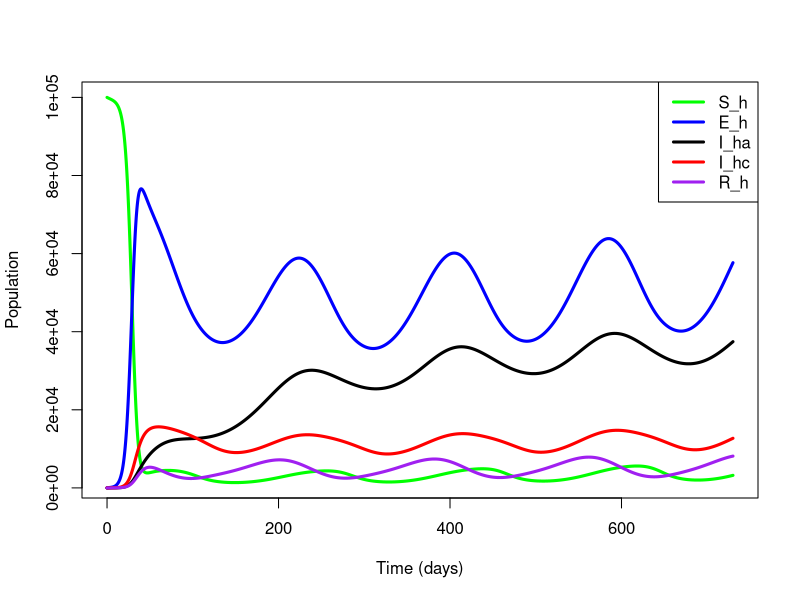
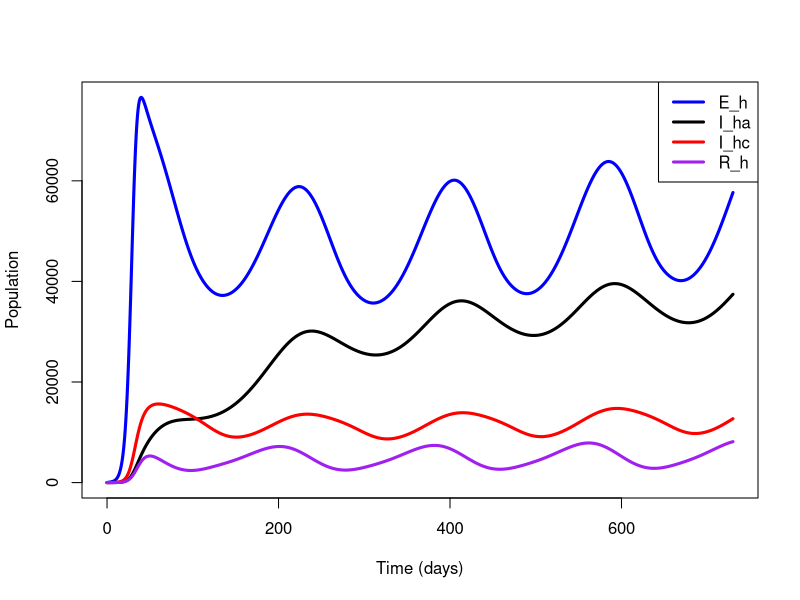
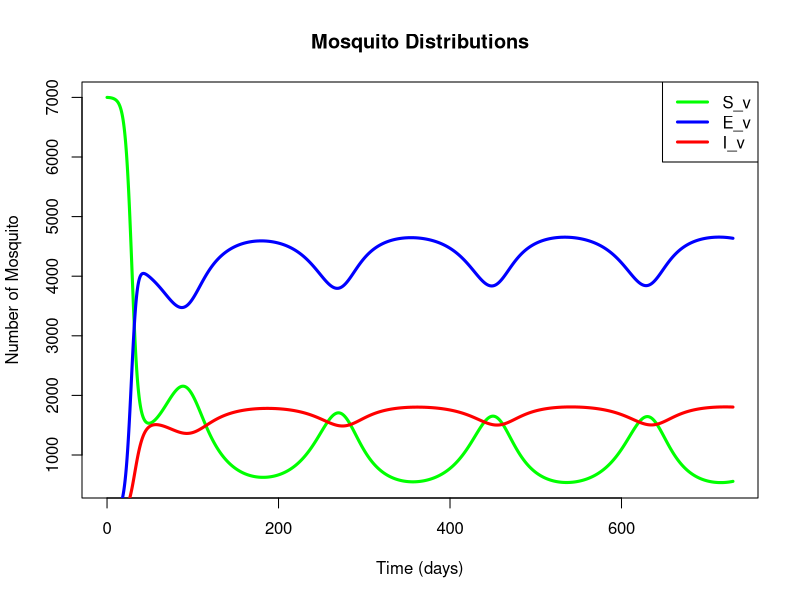

Write R code to recreate these figures, in order.
###### Mustafa Mahmoud B. G. Alseed ###############################################################
###################################################################################################
#### LF-simulation of SEIR Model for humans and mosquito vectors ####################################
###################################################################################################

# The script is for simulating the SEIR model for lymphatic filarisis (with and without interventions), and plotting the infected states for the human population with time, considering the forces of infection, initial values and parameter  
# For the numerical solution we used the library "deSolve"

# Import the library "deSolve"
library(deSolve)

# Equations of the simulated model 
seir_LF <- function(times, start, parms)  {
  with(as.list(c(parms, start)), {   
    #X represents the set of initial values,t represents times and parms is a list of parameters
    amp = exp(logamp) # amplitude of the seasonality function
    #phi = exp(logphi) # phase angle of the seasonality function
    
    # For humans
    season <- ( 1 + amp*cos(2*pi*times/180))#*exp(-m)
    Nh=(Sh+Eh+Iha+Ihc+Rh)
    lambdah = (b*qv*Iv)/Nh  # the force of infection for humans 
    
    # For mosquitoes 
    Nv=(Sv+Ev+Iv)
    lambdav = b*qh*(Iha + Ihc)/Nh   # the force of infection for vectors
    
    #sub-System for human population
    dSh= betah + f*Rh - lambdah*Sh*season - muh*Sh 
    dEh= lambdah*Sh*season - (1 - p)*x*Eh - muh*Eh - p*x*Eh
    dIha= (1 - p)*x*Eh*season - z*Iha - (muh + dh)*Iha 
    dIhc= (p*x*Eh - r*k*Ihc - (muh + dh)*Ihc + (1 - r)*k*Ihc)*season
    dRh= r*k*Ihc*season + z*Iha - f*Rh - muh*Rh
    
    #sub-System for mosquito population
    dSv= betav - lambdav*Sv*season - muv*Sv 
    dEv= lambdav*Sv*season - muv*Ev - epsilon*Ev
    dIv= epsilon*Ev - muv*Iv 
    
    output <- c(dSh,dEh,dIha,dIhc,dRh,dSv,dEv,dIv)
    
    list(output)
  })
}

# The initial values
start<-c(Sh=100000, Eh = 0 ,Iha=1,Ihc=1,Rh=0,Sv=7000, Ev=0, Iv = 1)

# The parameters 
parms <- c(betah = 25.00, betav = 1000, muh = 0.00099, 
           dh = 0.0001, muv = 0.1429, b = 250, qh = 0.01,
           qv = 0.1, x = 0.0238, z = 0.0054, 
           p = 0.8, r = 0.9, k = 0.1, f = 0.238, epsilon = 0.0555, m=0.4) ## vary m from 0.04 to 0.4

logamp   = log(0.6) #amplitude of seasonal function
#logphi   = log(2.9) #phase angle of seasonal fuction

# vector of timesteps
times <- seq(0, 730, 1/30)  

run<-ode(times=times, y=start, func=seir_LF,parms=parms)    
#start=at what stage do you want the model to start?

# Viewing results of numerical solution for all the compartments (optional)
#View(run)


#par(mfrow=c(2,2))

# Plot for all humans population (optional)
plot(times,run[,2], col="green",lwd = 3, type="l",xlab = "Time (days)",ylab = "Population")
lines(times,run[,3], col="blue",lwd = 3)
lines(times,run[,4], col="black",lwd = 3)
lines(times,run[,5], col="red",lwd = 3)
lines(times,run[,6], col="purple",lwd = 3)
legend("topright",legend=c("S_h","E_h","I_ha","I_hc","R_h"),lwd = 3,cex = 1 ,col=c("green","blue", "black","red","purple"), lty=c(1,1,1,1,1))


# Plot for humans population (for infected states)
plot(times,run[,3], col="blue",lwd = 3, type="l",xlab = "Time (days)",ylab = "Population")
lines(times,run[,4], col="black",lwd = 3)
lines(times,run[,5], col="red",lwd = 3)
lines(times,run[,6], col="purple",lwd = 3)
legend("topright",legend=c("E_h","I_ha","I_hc","R_h"),lwd = 3,cex = 1 ,col=c("blue", "black","red","purple"), lty=c(1,1,1,1))

# Plot for mosquitoes (vectors) population (optional)
plot(times,run[,7], col="green",lwd = 3, type="l",xlab = "Time (days)",ylab = "Number of Mosquito", main="Mosquito Distributions")
lines(times,run[,8], col="blue",lwd = 3)
lines(times,run[,9], col="red",lwd = 3)
legend("topright",legend=c("S_v","E_v","I_v"),lwd = 3,cex = 1, col=c("green","blue", "red"), lty=c(1,1,1))
